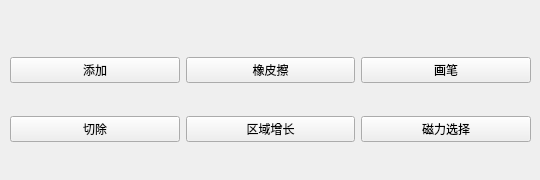
       <widget class="QWidget" name="tab_9">
        <attribute name="title">
         <string>手动建模</string>
        </attribute>
        <widget class="QWidget" name="layoutWidget">
         <property name="geometry">
          <rect>
           <x>10</x>
           <y>30</y>
           <width>521</width>
           <height>141</height>
          </rect>
         </property>
         <layout class="QGridLayout" name="gridLayout_2">
          <item row="0" column="0">
           <widget class="QPushButton" name="pushButton_22">
            <property name="text">
             <string>添加</string>
            </property>
           </widget>
          </item>
          <item row="0" column="2">
           <widget class="QPushButton" name="pushButton_24">
            <property name="text">
             <string>画笔</string>
            </property>
           </widget>
          </item>
          <item row="0" column="1">
           <widget class="QPushButton" name="pushButton_23">
            <property name="text">
             <string>橡皮擦</string>
            </property>
           </widget>
          </item>
          <item row="1" column="0">
           <widget class="QPushButton" name="pushButton_25">
            <property name="text">
             <string>切除</string>
            </property>
           </widget>
          </item>
          <item row="1" column="1">
           <widget class="QPushButton" name="pushButton_26">
            <property name="text">
             <string>区域增长</string>
            </property>
           </widget>
          </item>
          <item row="1" column="2">
           <widget class="QPushButton" name="pushButton_27">
            <property name="text">
             <string>磁力选择</string>
            </property>
           </widget>
          </item>
         </layout>
        </widget>
       </widget>
